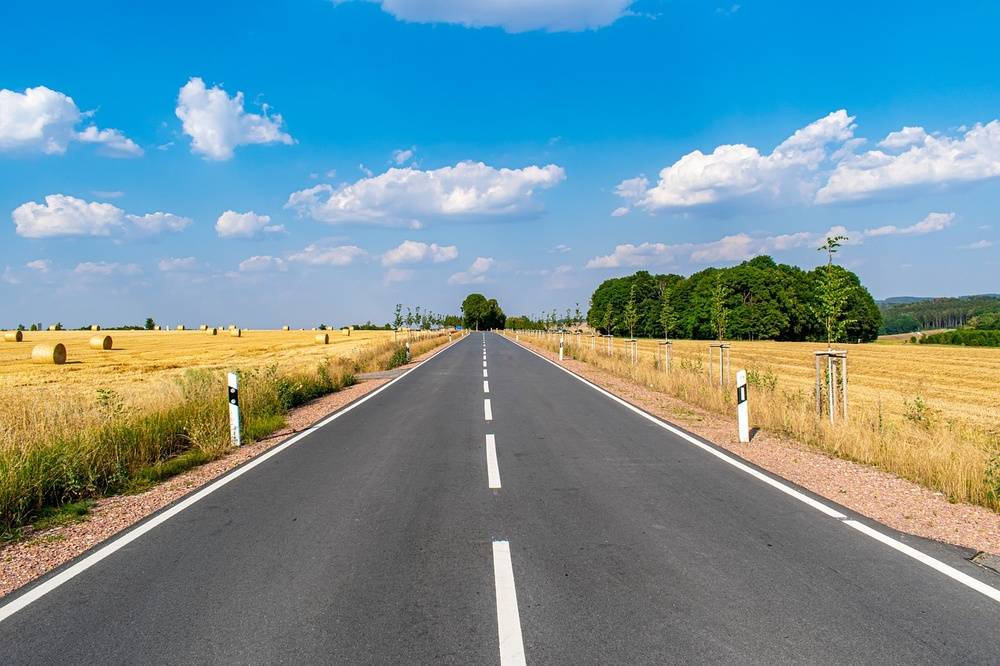
#> input picture road1.jpg, 1000 x 666 px, shrunk from 1280 x 853 before the run
$ python prog1.py
#> lines starting #> are read from the running program, lines starting #| are printed output that depends on the picture; after the words box and inside, x2 and y2 are one past the last pixel; in counts of white or black regions, pixels touching at a corner belong together
import cv2 as cv
import numpy as np

'''Load your road image

Convert to grayscale

Apply Gaussian blur

Detect edges using Canny

Apply region of interest (mask the road area)

Use Hough Line Transform to detect lane lines

Draw the detected lines back on the original image

Display the results with cv2.imshow()

Tip: Start with one image — its easier to debug.'''

img=cv.imread("road1.jpg")
#> img is the input picture: shape (666, 1000, 3); mean B, G, R 153, 144.5, 113.1
#cv.imshow("Road",img)

# Create a copy for drawing lines
line_image = np.copy(img)

#gray image
gray=cv.cvtColor(img,cv.COLOR_BGR2GRAY)
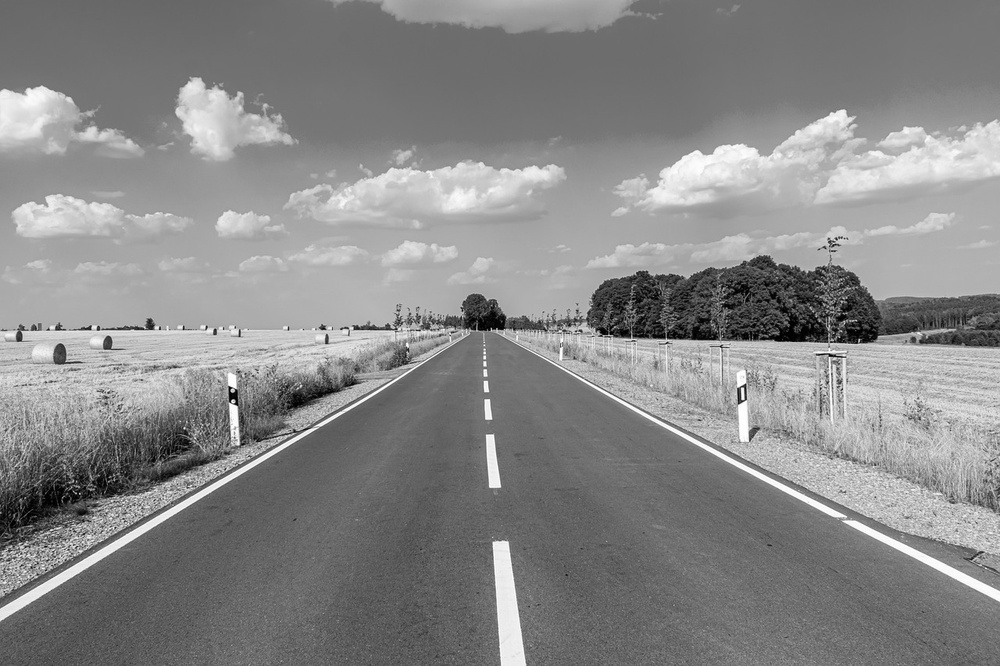
#> gray: shape (666, 1000); min 0, max 255, mean 136.1

#gaussian blur
blur=cv.GaussianBlur(gray,(5,5),cv.BORDER_DEFAULT)

#canny
canny=cv.Canny(blur,50,150)
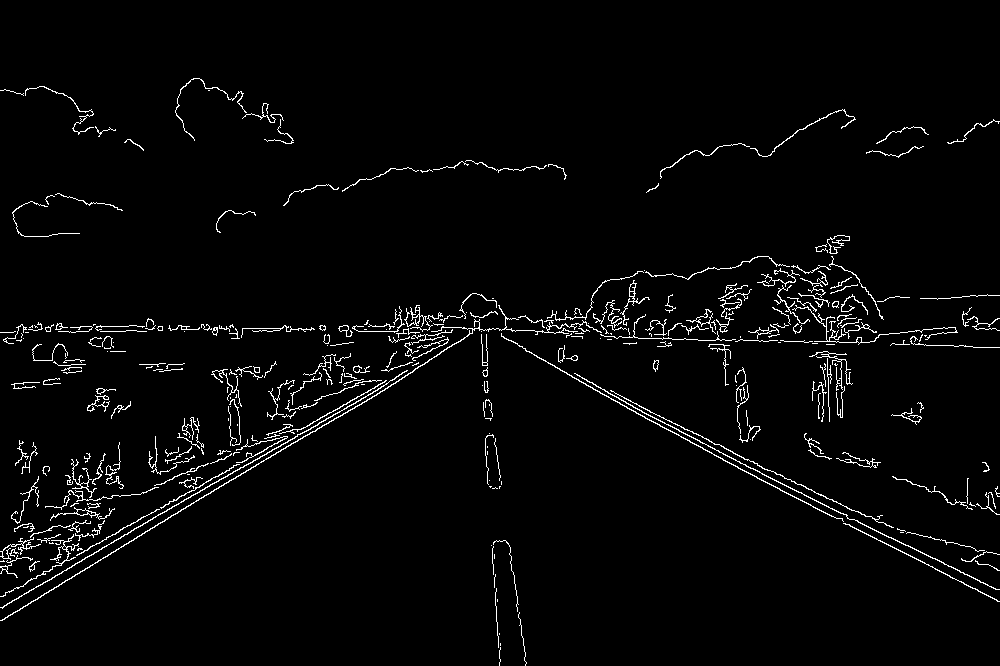
#> canny: shape (666, 1000); 2.7% white in thin lines or dots, all inside (x1, y1, x2, y2) = (0, 78, 1000, 666)

height,width=img.shape[:2]
#> height = 666; width = 1000

#defining polygone for ROI
mask=np.zeros_like(canny)
polygon = np.array([[
    (width * 0.1, height),          # Bottom-left: 10% from left, 100% from top
    (width * 0.9, height),          # Bottom-right: 90% from left, 100% from top
    (width * 0.6, height * 0.6),    # Top-right: 60% from left, 60% from top
    (width * 0.4, height * 0.6)     # Top-left: 40% from left, 60% from top
]], np.int32)

#fill polygon with white on mask
cv.fillPoly(mask,[polygon],255)
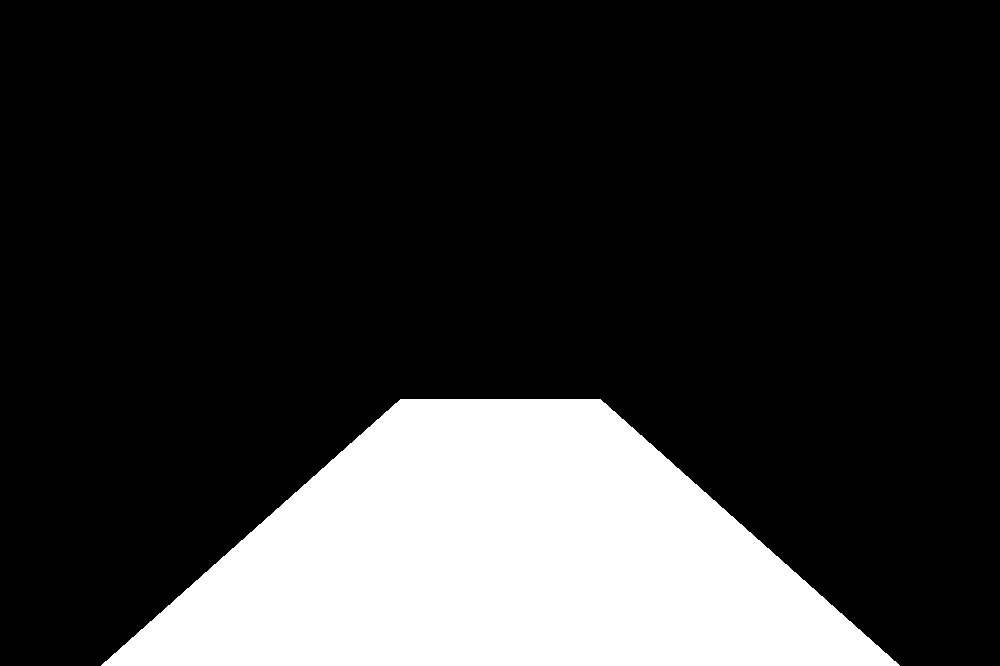
#> mask: shape (666, 1000); 20.1% white; 1 white region, box (x1, y1, x2, y2) and area: (101, 399, 900, 666) 133533

# Apply mask
masked_image = cv.bitwise_and(canny, mask)
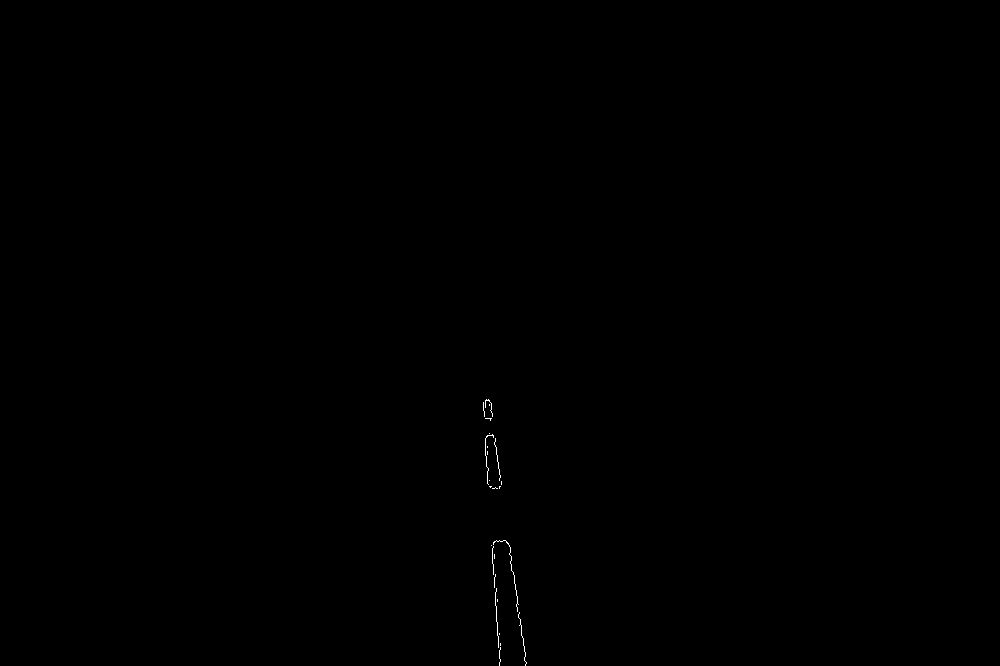
#> masked_image: shape (666, 1000); 0.07% white in thin lines or dots, all inside (x1, y1, x2, y2) = (483, 399, 527, 666)
# Use Hough Line Transform to detect lane lines
lines = cv.HoughLinesP(masked_image, 2, np.pi/180, threshold=40,
                       minLineLength=40, maxLineGap=150)
#> lines = [[485, 443, 500, 661], [488, 399, 526, 663], [483, 402, 500, 649]]

# Draw the detected lines
if lines is not None:
    for line in lines:
        x1, y1, x2, y2 = line[0]
        cv.line(line_image, (x1, y1), (x2, y2), (0, 255, 0), 3)
#> this loop made 3 passes
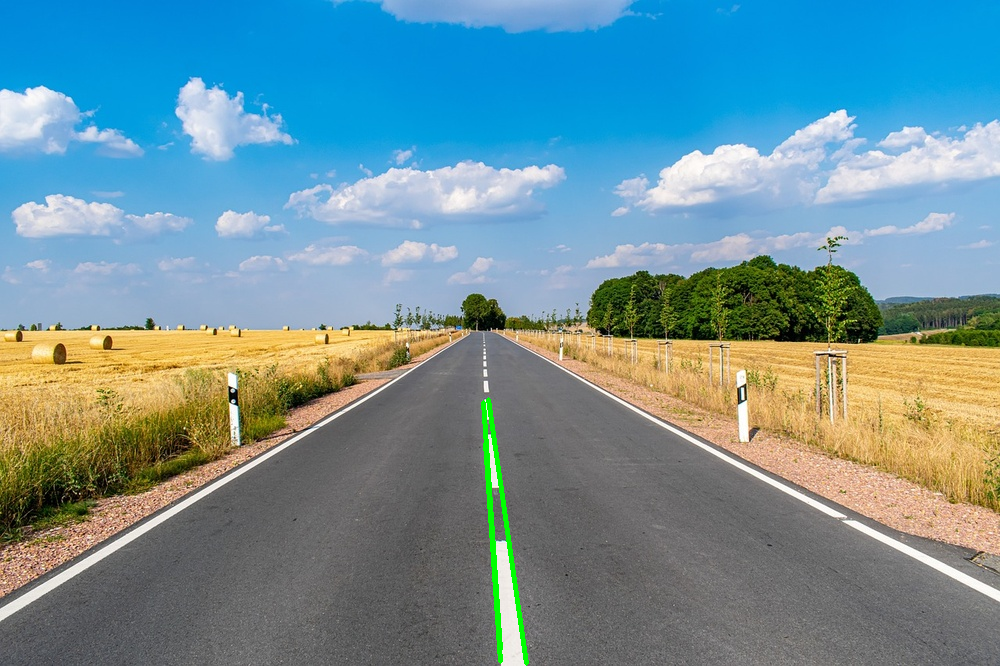
#> line_image: shape (666, 1000, 3); 0.42% of pixels changed, all inside (x1, y1, x2, y2) = (481, 397, 529, 666)


# Combine original image with line image
result = cv.addWeighted(img, 0.8, line_image, 1, 0)
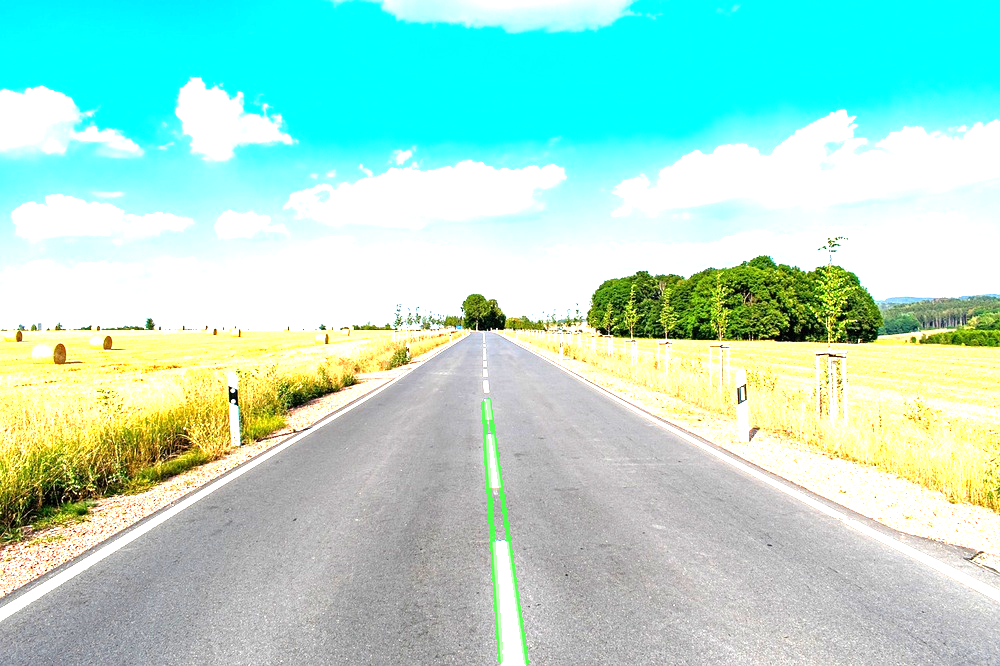
#> result: shape (666, 1000, 3); mean B, G, R 207.5, 224.6, 171.6

# Display results
#cv.imshow("Canny", canny)
#cv.imshow("Masked Road", masked_image)
cv.imshow("Lane Detection", result)
cv.waitKey(0)
cv.destroyAllWindows()

$ run again, with road2.jpg copied over road1.jpg
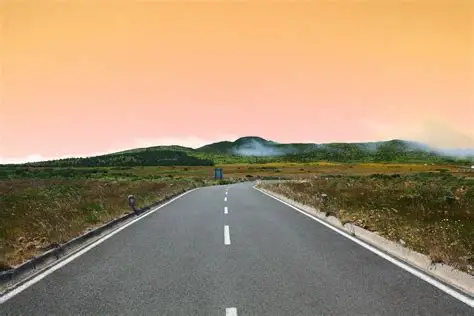
#> input picture road2.jpg, 474 x 316 px
#> img is the input picture: shape (316, 474, 3); mean B, G, R 116.1, 145.8, 170.8
#> `canny=cv.Canny(blur,50,150)`:
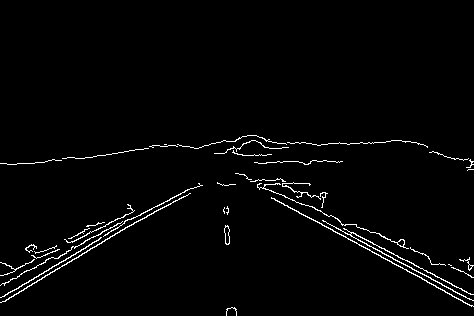
#> canny: shape (316, 474); 2.1% white in thin lines or dots, all inside (x1, y1, x2, y2) = (0, 135, 474, 316)
#> mask: shape (316, 474); 20.1% white; 1 white region, box (x1, y1, x2, y2) and area: (48, 189, 426, 316) 30114
#> masked_image: shape (316, 474); 0.16% white in thin lines or dots, all inside (x1, y1, x2, y2) = (177, 189, 329, 316)
#> lines = [[274, 198, 328, 228]]
#> the loop `for line in lines:` made 1 pass
#> `result = cv.addWeighted(img, 0.8, line_image, 1, 0)`:
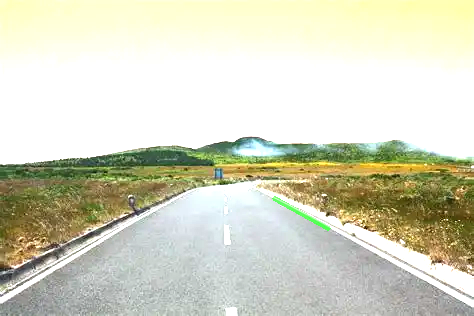
#> result: shape (316, 474, 3); mean B, G, R 191.5, 212.6, 211.7

$ run again, with road3.jpg copied over road1.jpg
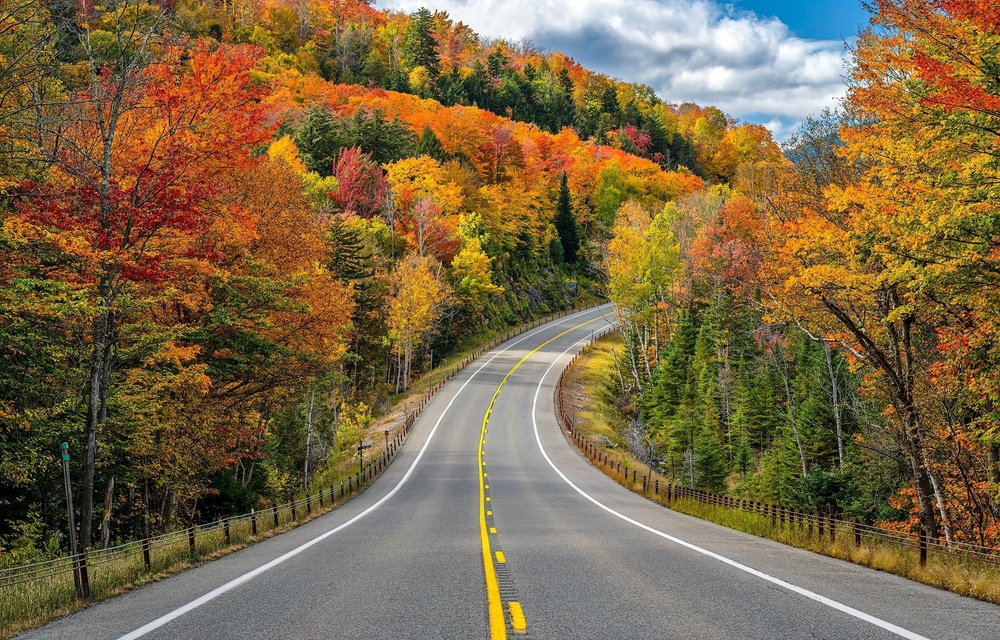
#> input picture road3.jpg, 1000 x 640 px, shrunk from 2500 x 1600 before the run
#> img is the input picture: shape (640, 1000, 3); mean B, G, R 68, 102.5, 122.6
#> `canny=cv.Canny(blur,50,150)`:
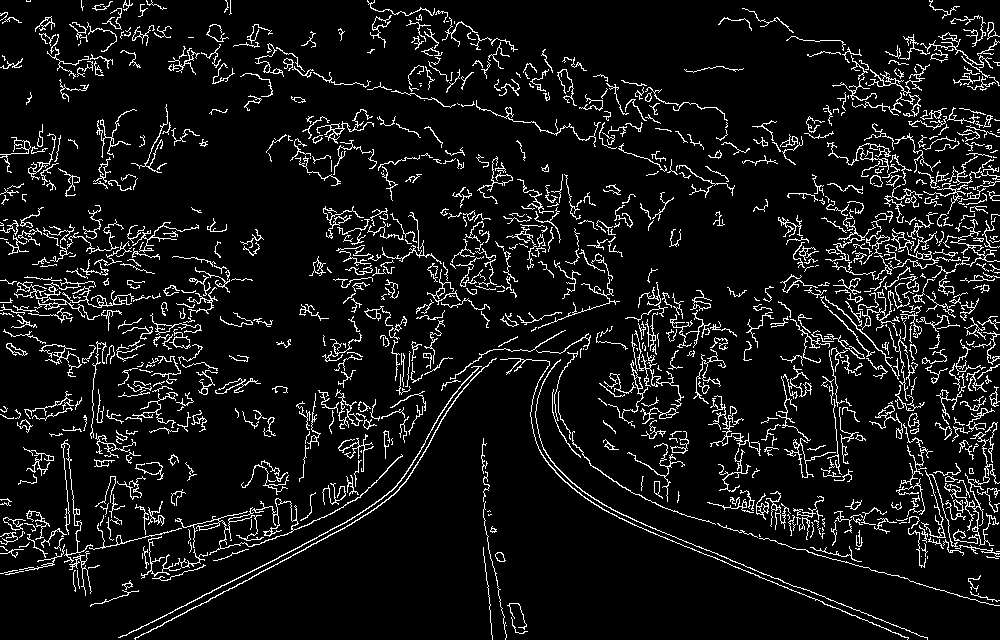
#> canny: shape (640, 1000); 8.2% white in thin lines or dots
#> mask: shape (640, 1000); 20% white; 1 white region, box (x1, y1, x2, y2) and area: (101, 384, 900, 640) 128044
#> masked_image: shape (640, 1000); 0.87% white in thin lines or dots, all inside (x1, y1, x2, y2) = (118, 384, 891, 640)
#> lines = 74 rows, first 6: [646, 530, 879, 625], [370, 412, 634, 519], [211, 592, 601, 385], [360, 420, 873, 617], [135, 639, 559, 413], [178, 575, 605, 403]
#> the loop `for line in lines:` made 74 passes
#> `result = cv.addWeighted(img, 0.8, line_image, 1, 0)`:
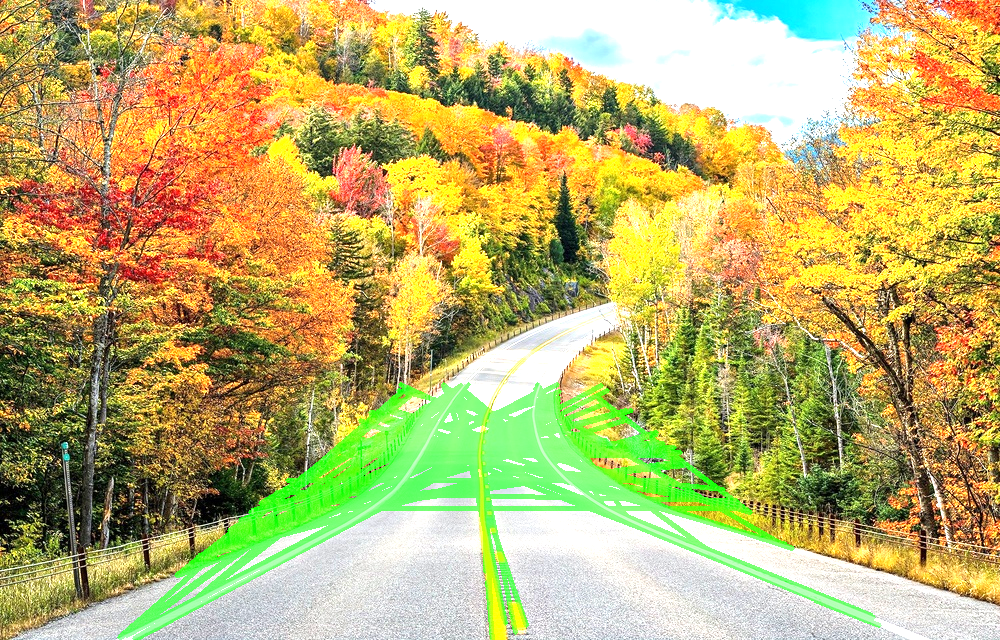
#> result: shape (640, 1000, 3); mean B, G, R 104.2, 176.2, 185.8

$ run again, with road4.jpeg copied over road1.jpg
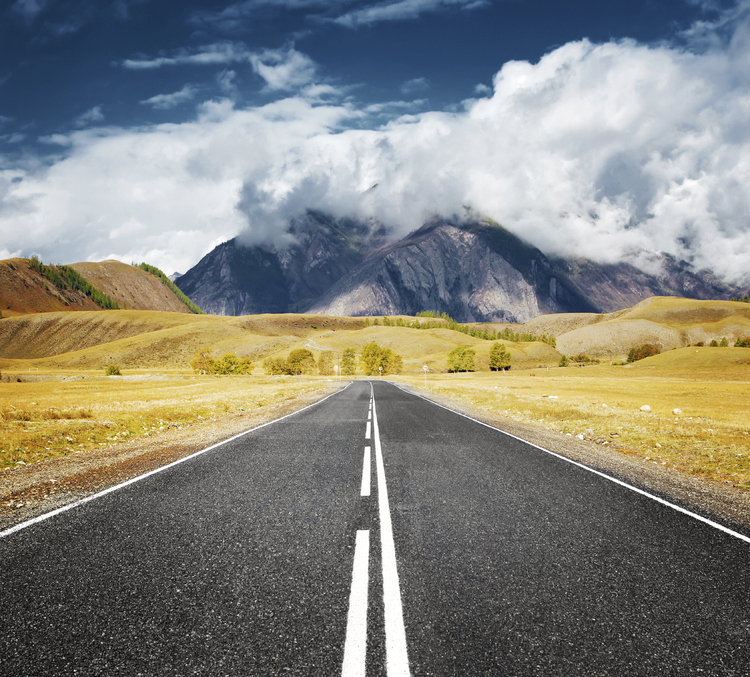
#> input picture road4.jpeg, 750 x 677 px
#> img is the input picture: shape (677, 750, 3); mean B, G, R 123.6, 131.2, 130.8
#> `canny=cv.Canny(blur,50,150)`:
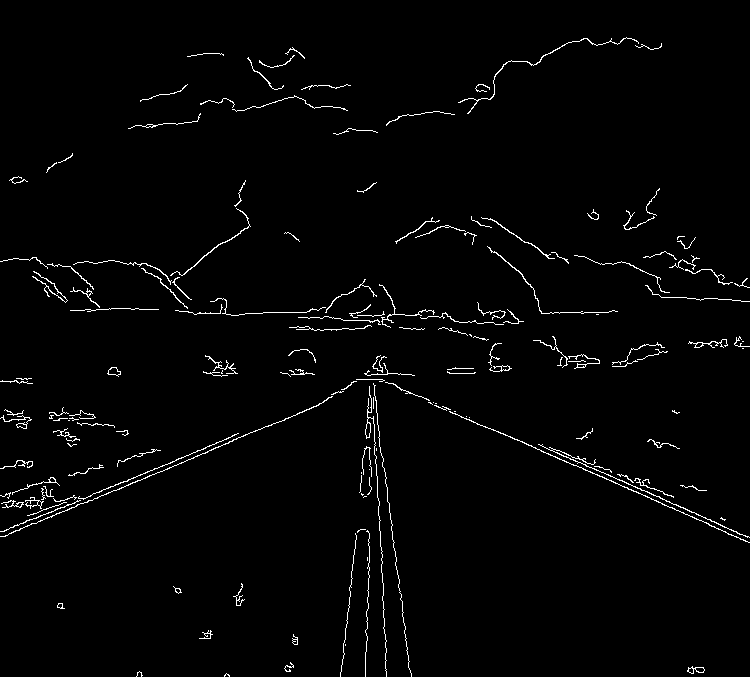
#> canny: shape (677, 750); 1.9% white in thin lines or dots
#> mask: shape (677, 750); 20.1% white; 1 white region, box (x1, y1, x2, y2) and area: (75, 406, 676, 677) 101896
#> masked_image: shape (677, 750); 0.26% white in thin lines or dots, all inside (x1, y1, x2, y2) = (136, 406, 458, 677)
#> lines = [[376, 406, 408, 667], [365, 670, 373, 416], [343, 658, 370, 407], [376, 448, 386, 641], [372, 418, 386, 676], [361, 472, 367, 409], [399, 579, 409, 669], [378, 498, 381, 572], [366, 651, 370, 412], [340, 676, 368, 407], [377, 421, 399, 582], [368, 437, 385, 635]]
#> the loop `for line in lines:` made 12 passes
#> `result = cv.addWeighted(img, 0.8, line_image, 1, 0)`:
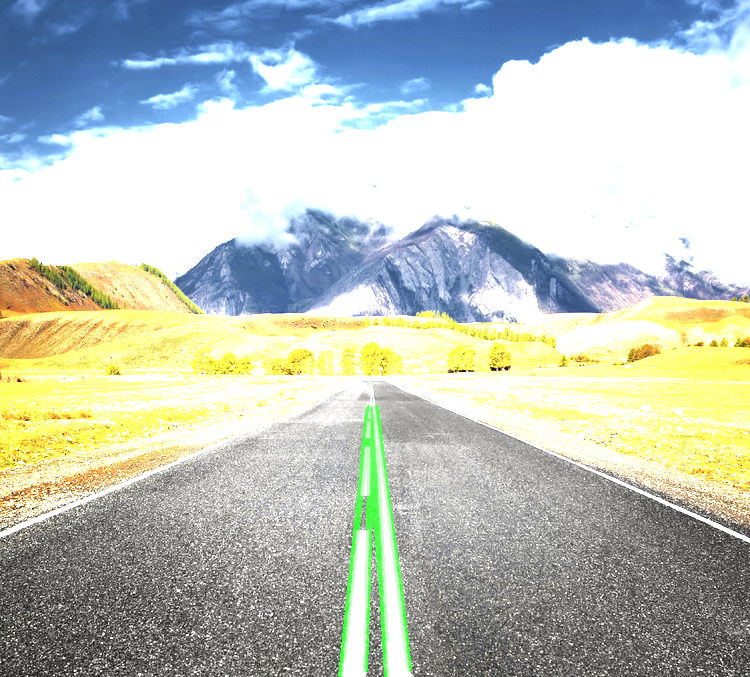
#> result: shape (677, 750, 3); mean B, G, R 186.8, 195.1, 187.3
